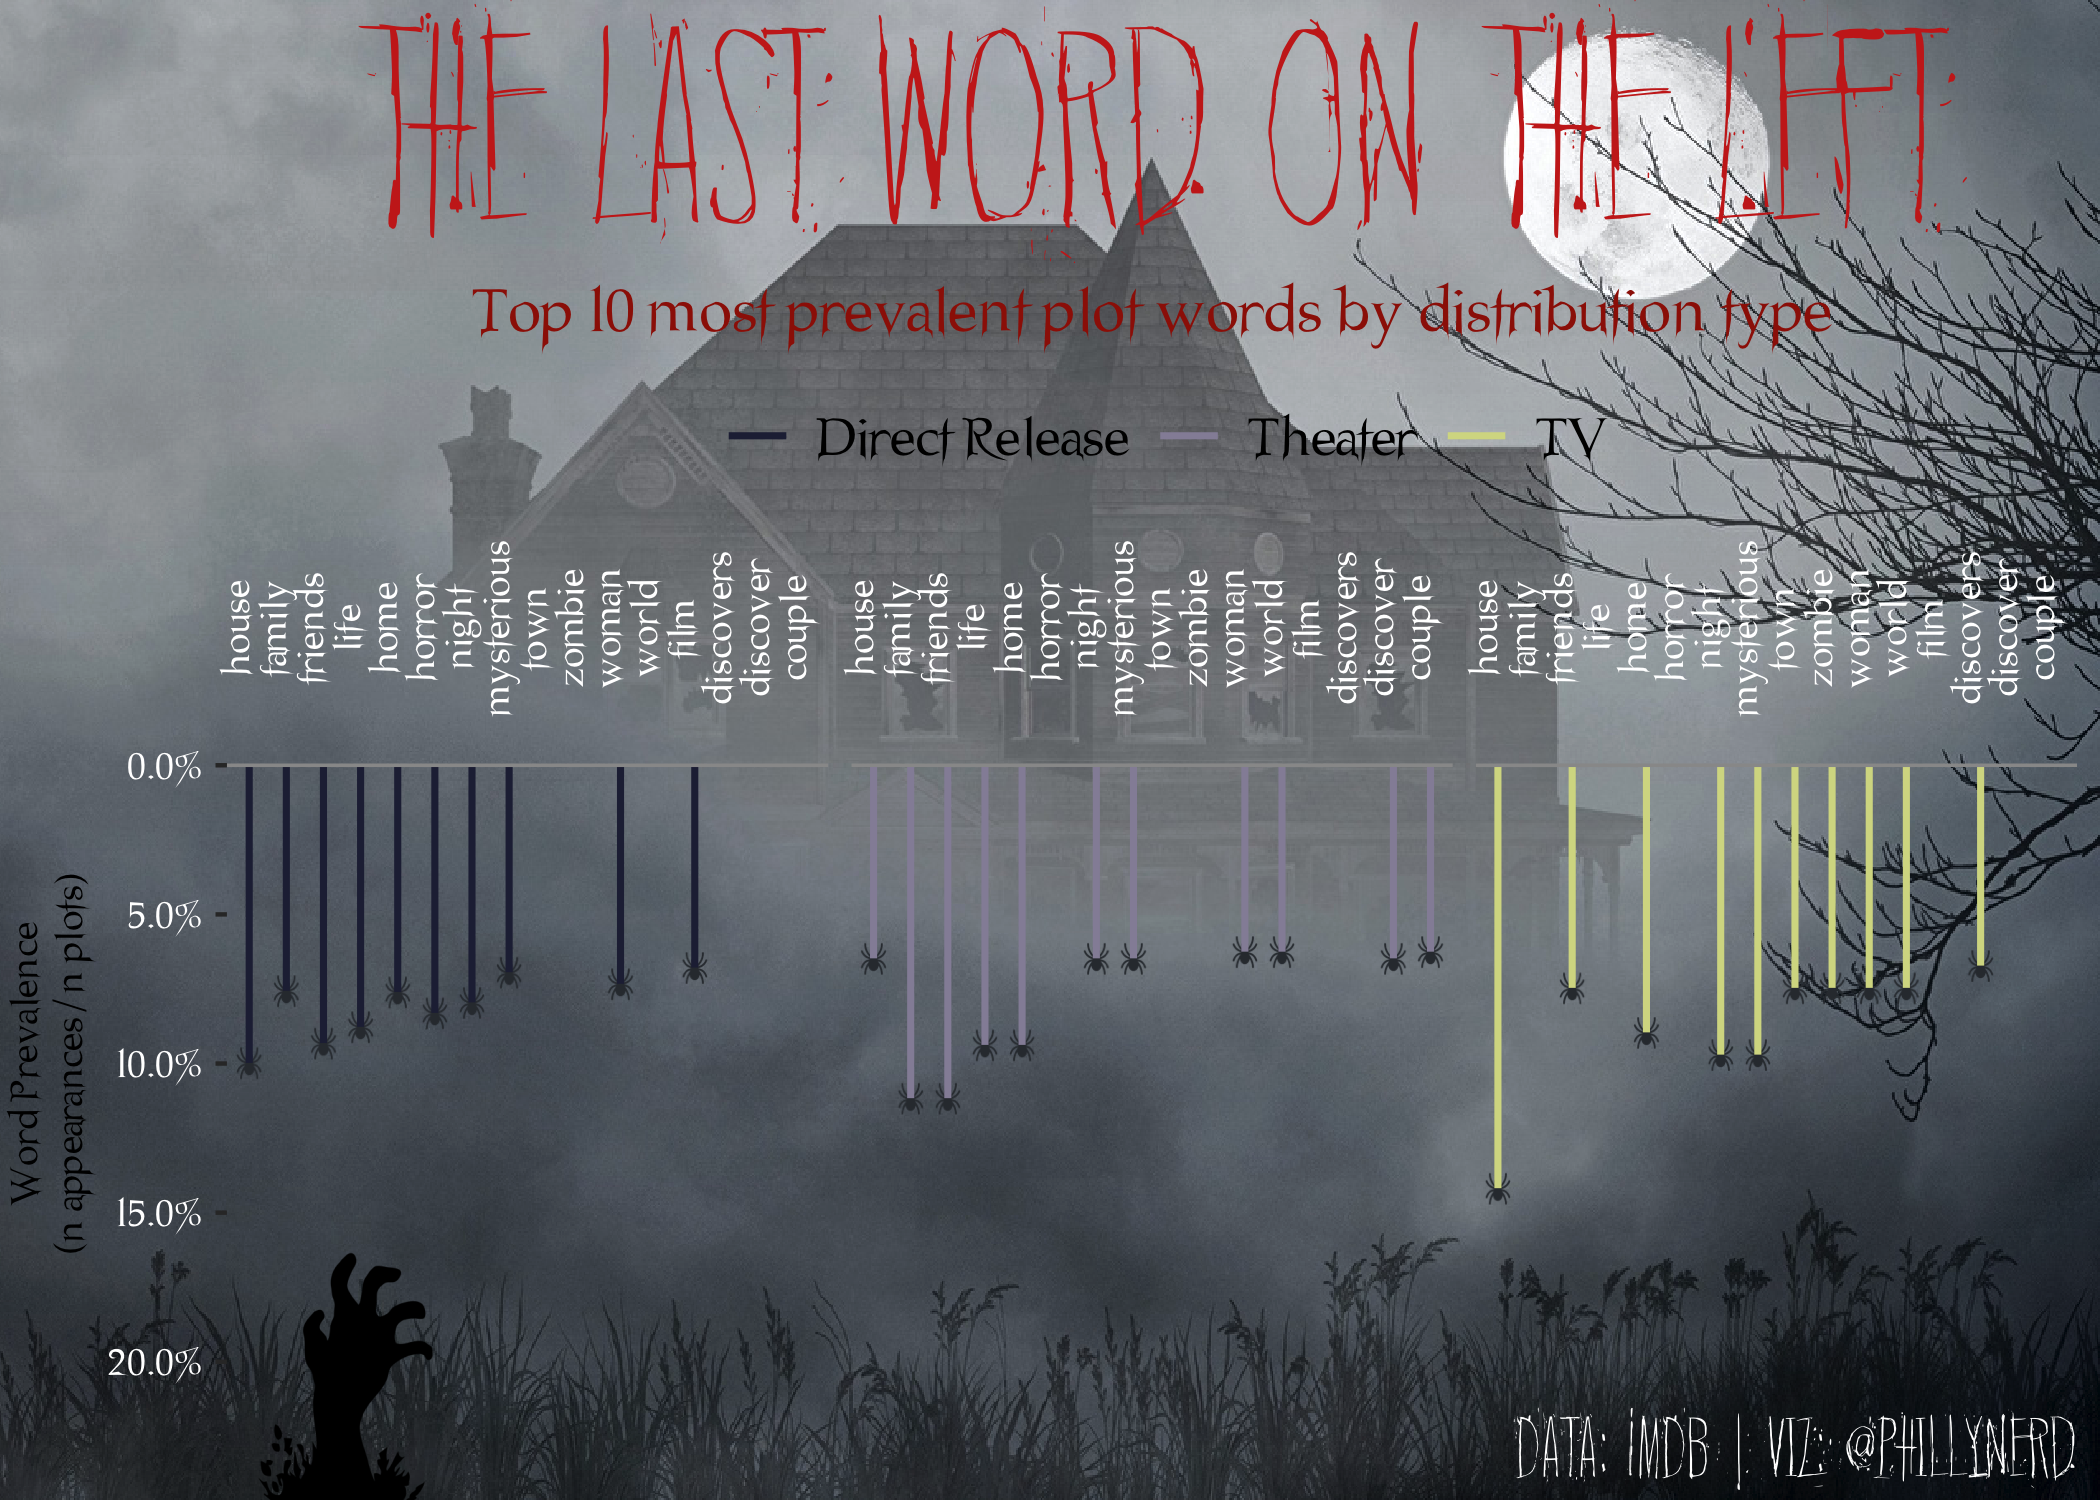

Write the R code that produced this figure.
#Overview####
#This is just a short script for generating the full tidytuesday submission.
#The sole purpose is for ease of use
#Full analysis, including this code, available in other script

devtools::install_github("phillynerd/bloodyR", force = T)
library(bloodyR)
library(tidyverse)
library(tidytext)
library(scales)
library(emoGG)
library(extrafont)
library(ggimage)
library(magick)
library(conflicted)

conflict_prefer("geom_emoji", "emoGG")
conflict_prefer("filter", "dplyr")

#this script uses the Nosferatu font and the Quiet Horror Story font
#both of which can be found for free online. 
extrafont::font_import()
extrafont::fonts()


#Raw Data####
horror_movies_orig <- readr::read_csv("https://raw.githubusercontent.com/rfordatascience/tidytuesday/master/data/2019/2019-10-22/horror_movies.csv")

#basic cleaning####
horror_movies <- horror_movies_orig %>% 
  distinct() %>% #removing duplicates
  mutate(language = as.factor(language),
         release_country = as.factor(release_country),
         movie_rating = as.factor(movie_rating),
         movie_run_time = as.numeric(str_remove(movie_run_time," min")),
         MovieYear = as.numeric(str_sub(title, start = -5, end = -2)),#only fails in 1 case
         budget = parse_number(budget), #fun little function that pulls out just the number
         #assuming unrated films are likely direct to video or direct to streaming releases
         release_format = case_when(movie_rating %in% c("E", "TV-14", "TV-MA", "TV-PG") ~ "TV",
                                    movie_rating %in% c("PG", "PG-13", "R") ~ "Theater",
                                    movie_rating %in% c("X", "NC-17") ~ "Adult",
                                    movie_rating %in% c("NOT RATED", "UNRATED") | is.na(movie_rating) == T ~ "Direct Release")) %>% 
  filter(MovieYear >= 2012)

#Using tidytext to get words from plot

words <- horror_movies %>% 
  mutate(plot = str_remove_all(plot, pattern = "(?<!w)([A-Z])\\.")) %>% #removes middle initials followed by periods so my plot split works
  mutate(plot = str_replace_all(plot, pattern = "Jr.", "Jr"), #fix Jr. period
         plot = str_replace_all(plot, pattern = "St.", "St")) %>% #fix St. period
  separate(plot, into = c("director", "cast_sentence", "plot"),
           sep = "[//.]", 
           extra = "merge", #extra = "merge" merges anything beyond the first 2 sentences into the plot variable
           fill = "right") %>%  
  mutate(castsent_start = str_sub(cast_sentence, start = 1, end = 5), #If this parsing worked correctly, then the cast_sentence should always start with " With"
         plot_test = ifelse(castsent_start == " With", "pass", "fail")) %>% 
  filter(plot_test == "pass") %>% #Removes cases that still aren't parsing as expected; not many
  unnest_tokens(word, plot) %>% #pulls out words from the movie plots
  anti_join(stop_words) %>% #removes stop words
  group_by(release_format, word) %>% 
  tally() %>% 
  arrange(desc(n))

#comparing top 10 words for each genre
#total number of distinct titles in the dataset
horror_title_count <- horror_movies %>% 
  distinct(title, .keep_all = T) %>% 
  count(release_format) %>% 
  rename(denom = n)

#just not the most interesting plot to work with
words %>% 
  top_n(10) %>% 
  left_join(horror_title_count, by= "release_format") %>% 
  mutate(wordprevalence = n/denom) %>% 
  ggplot(aes(x = reorder(word, wordprevalence), y = wordprevalence, fill = release_format)) +
  geom_col() +
  coord_flip() +
  facet_wrap(~release_format) +
  scale_fill_horror() +
  scale_y_continuous(label = percent)

#but what if we add spiders????
oospiders <- words %>% 
  top_n(10) %>% 
  left_join(horror_title_count, by= "release_format") %>% 
  mutate(wordprevalence = n/denom) %>% 
  ggplot(aes(x = reorder(word, -wordprevalence), y = wordprevalence)) +
  geom_emoji(emoji = "1f577") +
  geom_segment(aes(xend = word, 
                   y = 0, yend = wordprevalence, 
                   color = release_format), 
               size = .8) +
  facet_wrap(~release_format) +
  scale_color_horror() +
  scale_x_discrete(position = "top") +
  scale_y_reverse(label = percent, limits = c(.2, 0)) 

#adding theme elements
plot1 <- oospiders +
  geom_hline(yintercept = 0, color = "grey60", size = .4) +
  ggthemes::theme_tufte() +
  theme(legend.position = "top",
        legend.text = element_text(family = "Nosferatu",
                                   size = 14),
        legend.title = element_blank(),
        axis.title.x = element_blank(),
        axis.text.x = element_text(angle = 90),
        axis.text = element_text(family = "Nosferatu",
                                 size = 10, color = "white"),
        axis.title = element_text(family = "Nosferatu",
                                  size = 10),
        axis.ticks.x = element_blank(),
        plot.title = element_text(family = "Quiet Horror Story", 
                                  size = 65, hjust = .5,
                                  color = horror_colors("brightblood")),
        plot.subtitle = element_text(family = "Nosferatu", 
                                     size = 16, hjust = .5,
                                     color = horror_colors("vintageblood")),
        plot.caption = element_text(color = "white", family = "Quiet Horror Story",
                                    size = 20),
        strip.text = element_blank()) +
  labs(title = "The Last Word On The Left",
       subtitle = "Top 10 most prevalent plot words by distribution type",
       y = "Word Prevalence\n(n appearances/n plots)",
       caption= "Data: IMDb | Viz: @phillynerd")

#adding in background
house <- "http://s1.1zoom.net/big0/739/349023-admin.jpg"

#making composite image
ggbackground(plot1, house) %>% 
  ggsave(filename = "LWOTL.png", device = "png", height = 5, width = 7, dpi = 300, units = "in")

#adding a zombie hand in the bottom bc everything is better with zombies
img_raw <-
  image_read("zombie.png") %>% 
  image_scale("300")

plot <- image_read("LWOTL.png")

image_composite(plot, img_raw, operator = "atop", offset = "+200+1250") %>% 
  image_write("hauntedhouseplot.png")
